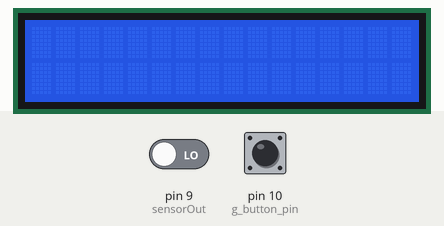
The sketch below on a simulated Arduino Uno, built with avr-gcc and run on an emulated ATmega328P. On the bench: 16×2 character LCD. Inputs (shaded band) come from the test bench; at power-on: pin 10 (g_button_pin) HIGH, pin 9 (sensorOut) LOW. What the sketch prints to the serial monitor is not drawn.

Above: at 1.2 s.
1.3 s: pin 10 (g_button_pin) pulled LOW for 0.15 s
At 5.9 s:
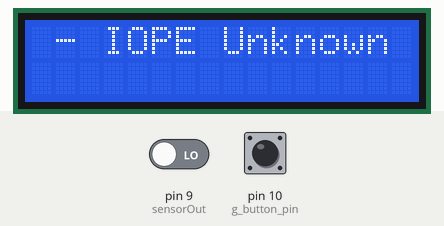
7.4 s: pin 10 (g_button_pin) pulled LOW for 1 s
Timing chart, 0 to 10.4 s (numbered marks = the images above; inputs shaded):
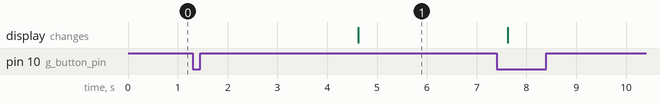

Measured:
- after the input at 1.3 s, the display: changes after 3.3 s (image 1)

The sketch:

iope.ino
```cpp
#include <LiquidCrystal.h>
// 핀 위치 세팅 및 필요 함수 불러오기
#define S0 4
#define S1 5
#define S2 6
#define S3 7
#define sensorOut 9
#include <Wire.h>
#include <LiquidCrystal_I2C.h> // LCD 라이브러리 불러오기

// 주파수 값 초기화
int g_redFrequency = 0;
int g_greenFrequency = 0;
int g_blueFrequency = 0;
// 색깔 값 초기화
int g_redColor = 0;
int g_greenColor = 0;
int g_blueColor = 0;
// 스위치 버튼 핀;
int g_button_pin = 10;
LiquidCrystal_I2C lcd(0x27, 16, 2);

void setup() {
  // 색깔센서 핀 설정
  pinMode(S0, OUTPUT);
  pinMode(S1, OUTPUT);
  pinMode(S2, OUTPUT);
  pinMode(S3, OUTPUT);

  // 스위치 핀 설정
  pinMode(g_button_pin,INPUT_PULLUP);

  // 색깔센서 센서 출력값 받음
  pinMode(sensorOut, INPUT);

  // 주파수값 세팅
  digitalWrite(S0,HIGH);
  digitalWrite(S1,LOW);

  // 시리얼 모니터랑 lcd 초기 설정
  Serial.begin(9600);
  lcd.init();
  lcd.backlight();
 }

void loop() {
  while(digitalRead(g_button_pin) == LOW) {
    lcd.setCursor(0, 0); // lcd표시 위치 세팅

    // 빨간색 값을 읽을 수 있게 설정
    digitalWrite(S2, LOW);
    digitalWrite(S3, LOW);

    // 빨간색 주파수값
    g_redFrequency = pulseIn(sensorOut, LOW);
    // 빨간색 값 0~255로 맵핑
    g_redColor = map(g_redFrequency, 23, 343, 255, 0);

    // 빨간색값을 받음
    Serial.print("R = ");
    Serial.print(g_redColor);
    delay(100);


    // 녹색값 읽을 수 있게 설정
    digitalWrite(S2, HIGH);
    digitalWrite(S3, HIGH);

    // 녹색 주파수값
    g_greenFrequency = pulseIn(sensorOut, LOW);
    // 녹색값 0~255로 맵핑
    g_greenColor = map(g_greenFrequency, 35, 371, 255, 0);

    // 녹색값을 받음
    Serial.print("G = ");
    Serial.print(g_greenColor);
    delay(100);


    // 파랑색 값을 읽을 수 있게 설정
    digitalWrite(S2, LOW);
    digitalWrite(S3, HIGH);

    // 파랑색 주파수값
    g_blueFrequency = pulseIn(sensorOut, LOW);
    // 파랑색값 0~255로 맵핑
    g_blueColor = map(g_blueFrequency, 12, 105, 255, 0);

    // 파랑색값을 받음
    Serial.print("B = ");
    Serial.println(g_blueColor);
    delay(100);


    // 판별식을 설정하고 입력값이 맞는 범위에 따라서 화장품 호수가 lcd에 나타나게 표시
    if((g_redColor > 245 && g_redColor <= 255) && (g_greenColor > 235 && g_greenColor <= 245) && (g_blueColor > 225 && g_blueColor <= 235)) {
      lcd.println(" - IOPE C13 - ");
    }
    else if((g_redColor > 230 && g_redColor <= 245) && (g_greenColor > 220 && g_greenColor <= 235) && (g_blueColor > 210 && g_blueColor <= 225)) {
      lcd.println(" - IOPE C21 - ");
    }
    else if((g_redColor > 220 && g_redColor <= 230) && (g_greenColor > 210 && g_greenColor <= 220) && (g_blueColor > 200 && g_blueColor <= 210)) {
      lcd.println(" - IOPE C23 - ");
    }
    else {
      lcd.println(" - IOPE Unknown - ");
    }
    delay(3000);

    // lcd 초기화
    lcd.clear();
  }
}
```
